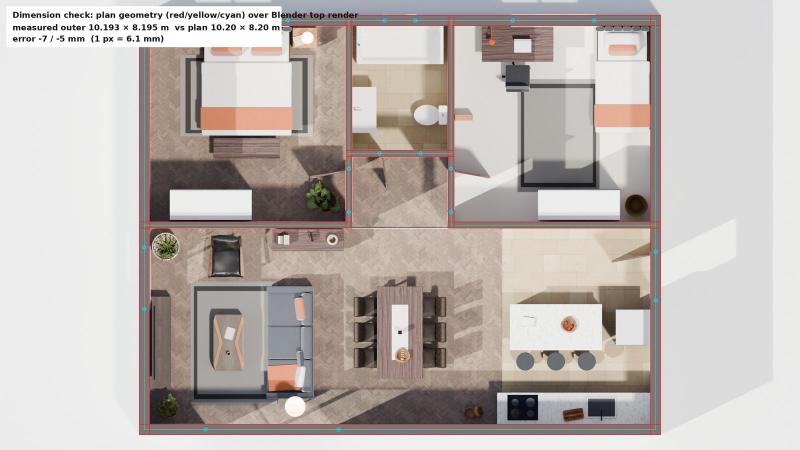
#> input picture blender/previews/r3_twobed_dimension_check.jpg, 1600 x 900 px (shown at 1/2 size)
$ python -i present.py   (imports and definitions only)
#> lines starting #> are read from the running program, lines starting #| are printed output that depends on the picture; after the words box and inside, x2 and y2 are one past the last pixel; in counts of white or black regions, pixels touching at a corner belong together
### blender/plan2d.py
"""2D architectural plan image + dimension check against the Blender top render (system python3 + PIL).

  python3 blender/plan2d.py --plan blender/plans/twobed.json --out plan.png [--top render_top_hero.png --check check.png]

The check overlays the plan's wall centre-lines / faces (red) and opening extents (cyan) on the orthographic top
render using the exact camera framing of render_plan.py, and measures the rendered outer wall extents in pixels.
"""
import json, math, sys
from PIL import Image, ImageDraw, ImageFont

argv = sys.argv[1:]
def arg(k, d=None): return argv[argv.index(k) + 1] if k in argv else d
PLAN = json.load(open(arg("--plan")))
FONT = "/usr/share/fonts/truetype/dejavu/DejaVuSans.ttf"; FONTB = "/usr/share/fonts/truetype/dejavu/DejaVuSans-Bold.ttf"
W, H = 2560, 1440
xs = [p[0] for w in PLAN["walls"] for p in (w["a"], w["b"])]; ys = [p[1] for w in PLAN["walls"] for p in (w["a"], w["b"])]
minx, maxx, miny, maxy = min(xs), max(xs), min(ys), max(ys)
cx, cy, pw, ph = (minx + maxx) / 2, (miny + maxy) / 2, maxx - minx, maxy - miny


# [12 lines left out: functions wall_quad, op_geom, not called in this run]


def poly_area(pts):
    return abs(sum(pts[i][0] * pts[(i + 1) % len(pts)][1] - pts[(i + 1) % len(pts)][0] * pts[i][1] for i in range(len(pts)))) / 2


# [174 lines left out: functions edge_wall, net_polygon, areas, draw_plan, check, not called in this run]


# [7 lines that do not run on import are left out]

### blender/present.py
"""Round-4 presentation + proof sheets (system python3 + PIL).

  python3 blender/present.py --plan blender/plans/twobed.json --report R/modern/twobed_modern_report.json \
      --top R/modern/twobed_modern_top_hero.png --plan2d R/twobed_plan_2d.png --out R [--doll ... --living ... --kitchen ... --bedroom ...]
      [--styles modern.png,scandinavian.png,japandi.png]

Outputs
  geometry_proof.json/.csv/.png  plan data vs the Blender model's own coordinates (walls, openings, door swings)
  geometry_overlay.png           model-space geometry drawn over the ortho top render, legend in the margin only
  technical_top.png              labelled top view: rooms + net areas, dimension chains, door/window tags, entrance
  gallery_*.jpg (1280x769)       short-title gallery compositions
"""
import json, math, os, sys
from PIL import Image, ImageDraw, ImageFont
HERE = os.path.dirname(os.path.abspath(__file__)); sys.path.insert(0, HERE)
import plan2d as P2   # reads --plan from argv

argv = sys.argv[1:]
def arg(k, d=None): return argv[argv.index(k) + 1] if k in argv else d
# [1 line that did not run here, left out]
REP = json.load(open(arg("--report"))) if arg("--report") else None
FD = "/usr/share/fonts/truetype/sand-box/google/Poppins/"
F = lambda w, s: ImageFont.truetype(FD + f"Poppins-{w}.ttf", s)
# [1 line that did not run here, left out]
# [1 line that did not run here, left out]
INK = (34, 36, 40); MUTED = (110, 112, 118); PAPER = (248, 247, 244)


# [12 lines left out: functions inpoly, room_at, not called in this run]


def wall_geo(w):
    (ax, ay), (bx, by) = w["a"], w["b"]; L = math.hypot(bx - ax, by - ay); u = ((bx - ax) / L, (by - ay) / L)
    return (ax, ay), u, (-u[1], u[0]), L


def tags():
    """D1.. doors, W1.. windows, S1.. sliders in plan order."""
    out = {}; n = {"door": 0, "window": 0, "slider": 0}; pre = {"door": "D", "window": "W", "slider": "S"}
    for op in PLAN["openings"]:
        n[op["kind"]] += 1; out[op["id"]] = f"{pre[op['kind']]}{n[op['kind']]}"
#> further down, picture is the input picture: PIL image 1600x900 RGB; mean R, G, B 189.3, 181.7, 177.5
    return out
# [1 line that did not run here, left out]


def exterior(op):
    w = WALLS[op["wallId"]]; return w["thickness"] >= 0.19


# ------------------------------------------------------------------ geometry proof (model coords from render_plan.py)
# [228 lines left out: functions proof, top_map, overlay, technical, not called in this run]


def P2_inside(x, y): return minx < x < maxx and miny < y < maxy


# ------------------------------------------------------------------ gallery compositions (1280 x 769)
GW, GH = 1280, 769
def cover(im, w, h, fx=0.5, fy=0.5):
    im = im.convert("RGB"); s = max(w / im.size[0], h / im.size[1]); im = im.resize((round(im.size[0] * s), round(im.size[1] * s)), Image.LANCZOS)
    x = int((im.size[0] - w) * fx); y = int((im.size[1] - h) * fy); return im.crop((x, y, x + w, y + h))


# [19 lines left out: functions title_band, label, header, not called in this run]


def soften_globes(im, min_area=4000):
    """Highlight compression for flat, near-blown opal globes. Finds round warm-white blobs (disk opening
    splits them from bright walls / sky; only round, filled, square-bbox blobs are kept) and applies a soft
    spherical falloff (centre ~0.985, rim ~0.87, warm) inside each disk, feathered at the rim."""
#> called with min_area = 4000
    import numpy as np
    from scipy import ndimage as ndi
    a = np.asarray(im.convert("RGB")).astype(np.float32) / 255.0
    m = (a[..., 0] >= 0.955) & (a[..., 1] >= 0.925) & (a[..., 2] >= 0.885)
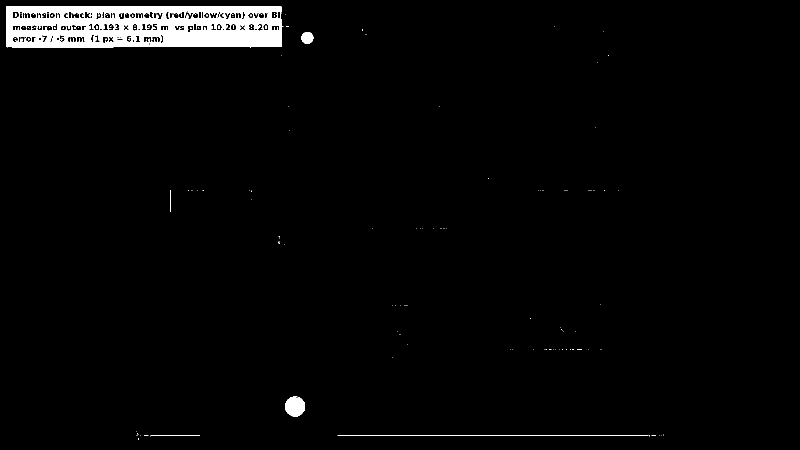
#> m: shape (900, 1600) bool (shown at 1/2 size); 2.7% white; 158 white regions (151 under 20 px), largest, box (x1, y1, x2, y2) and area: (12, 12, 563, 95) 35617, (570, 793, 610, 833) 1231, (676, 871, 1297, 872) 621
    yy0, xx0 = np.mgrid[-22:23, -22:23]; disk = (yy0 ** 2 + xx0 ** 2) <= 22 ** 2
    m2 = ndi.binary_opening(m, structure=disk)
#> m2: shape (900, 1600) bool; every value is 0
    lab, n = ndi.label(m2); out = a.copy(); found = []
#> after `lab, n = ndi.label(m2)`: lab: shape (900, 1600) int32; every value is 0
#> after `lab, n = ndi.label(m2)`: n = 0
    for i, sl in enumerate(ndi.find_objects(lab)):
        mm = lab[sl] == i + 1; A = mm.sum(); h, w = mm.shape
        if A < min_area or not (0.85 <= h / w <= 1.18) or A / (h * w) < 0.68: continue
        ys, xs = np.nonzero(lab == i + 1); cy, cx = ys.mean(), xs.mean(); R = np.sqrt(A / np.pi) + 3
        y0, y1 = int(max(cy - R - 6, 0)), int(min(cy + R + 6, a.shape[0])); x0, x1 = int(max(cx - R - 6, 0)), int(min(cx + R + 6, a.shape[1]))
        yy, xx = np.mgrid[y0:y1, x0:x1]; r = np.sqrt((yy - cy - 0.18 * R) ** 2 + (xx - cx + 0.15 * R) ** 2) / R
        v = np.clip(0.985 - 0.11 * r ** 1.6, 0.86, 0.985)
        tone = np.stack([v, v * 0.975, v * 0.94], axis=2)
        rr = np.sqrt((yy - cy) ** 2 + (xx - cx) ** 2); wgt = np.clip((R + 1.0 - rr) / 2.5, 0, 1)[..., None]
        blk = out[y0:y1, x0:x1]; out[y0:y1, x0:x1] = blk * (1 - wgt) + np.minimum(blk, tone) * wgt
        found.append((int(cx), int(cy), int(R)))
#> this loop made 0 passes
#> after the loop, found = []
    print("soften_globes:", found)
#| soften_globes: []
    return Image.fromarray((np.clip(out, 0, 1) * 255 + 0.5).astype(np.uint8))


def ev(im, stops):
    from PIL import ImageEnhance
    return ImageEnhance.Brightness(im).enhance(2 ** stops)


# [45 lines left out: function gallery, not called in this run]


# [5 lines not run here, left out]

>>> from PIL import Image
>>> picture = Image.open('previews/r3_twobed_dimension_check.jpg')
>>> result = soften_globes(picture)
